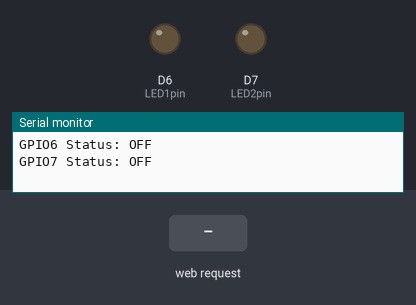
A sketch run on a simulated ESP8266 (NodeMCU). Parts: output pins drawn as LEDs (lit = HIGH), the last lines printed to the serial monitor. Inputs (shaded band) come from the test bench. WiFi joins after 1.5 s; servers stay silent unless stated.

Above: at 3.3 s.
3.4 s: HTTP request GET /led1on received
At 3.8 s:
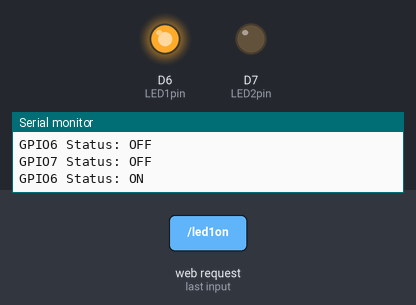
4.9 s: HTTP request GET /led1off received
At 6.1 s:
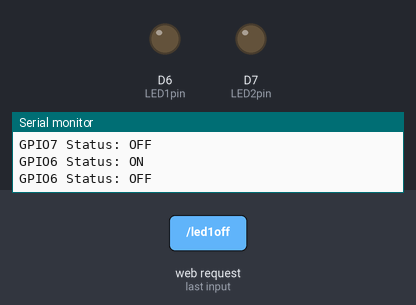
6.4 s: HTTP request GET /led2on received
At 7.3 s:
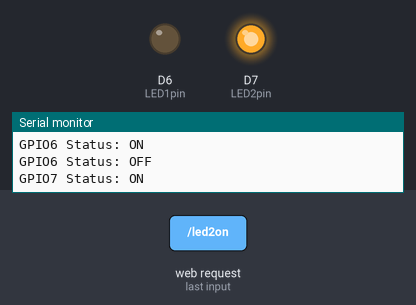
7.9 s: HTTP request GET /led2off received
At 8.4 s:
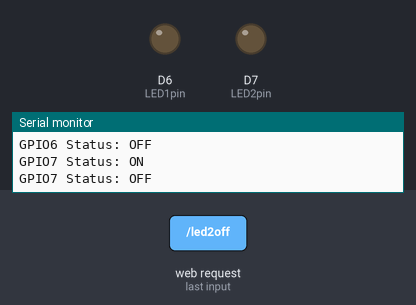
Timing chart, 0 to 10.4 s (numbered marks = the images above; inputs shaded):
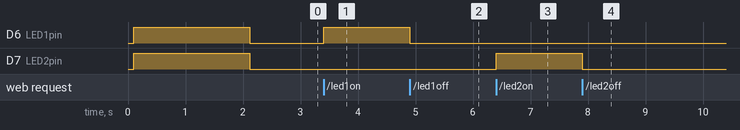

The sketch:

NodeMCUWebServer_00.ino
```cpp
#include <ESP8266WebServer.h>

// Enter WLAN SSID here
const char* ssid = "WIFI Name";
//Enter WLAN Password here
const char* password = "WIFI Password";

// HTTP Web server listen on port "80"
ESP8266WebServer server(80);

// LED on GPIO D6 (Digital Pin)
uint8_t LED1pin = D6;
bool LED1status = LOW;

// LED on GPIO D7 (Digital Pin)
uint8_t LED2pin = D7;
bool LED2status = LOW;

/// <summary>
/// Writes the HTML page to client.
/// </summary>
/// <param name="led1stat">The led1stat.</param>
/// <param name="led2stat">The led2stat.</param>
/// <returns>String.</returns>
String WriteHtmlPageToClient(uint8_t led1stat, uint8_t led2stat)
{
	String responseText = "<!DOCTYPE html> <html>\n";
	responseText += "<head><meta name=\"viewport\" content=\"width=device-width, initial-scale=1.0, user-scalable=no\">\n";
	responseText += "<title>GPIO Control</title>\n";
	responseText += "<style>html { font-family: Helvetica; display: inline-block; margin: 0px auto; text-align: center;}\n";
	responseText += "body{margin-top: 50px;} h1 {color: #444444;margin: 50px auto 30px;} h3 {color: #444444;margin-bottom: 50px;}\n";
	responseText += ".button {display: block;width: 220px;background-color: #1abc9c;border: none;color: white;padding: 13px 30px;text-decoration: none;font-size: 25px;margin: 0px auto 35px;cursor: pointer;border-radius: 4px;}\n";
	responseText += ".button-on {background-color: #1664A0;}\n";
	responseText += ".button-on:active {background-color: #2FA91B;}\n";
	responseText += ".button-off {background-color: #34495e;}\n";
	responseText += ".button-off:active {background-color: #A91B1B;}\n";
	responseText += "p {font-size: 14px;color: #888;margin-bottom: 10px;}\n";
	responseText += "</style>\n";
	responseText += "</head>\n";
	responseText += "<body>\n";
	responseText += "<h1>NodeMCU 1E ESP8266 HTTP Web Server</h1>\n";

	// LED 1 an GPIO (Digital Pin 6)
	if (led1stat)
		responseText += "<p>LED 1 on pin D6 <br />Status: ON</p><a class=\"button button-off\" href=\"/led1off\">Switch OFF</a>\n";
	else
		responseText += "<p>LED 1 on pin D6<br />Status: OFF</p><a class=\"button button-on\" href=\"/led1on\">Switch ON</a>\n";

	// LED 2 an GPIO (Digital Pin 7)
	if (led2stat)
		responseText += "<p>LED 2on pin D7<br />Status: ON</p><a class=\"button button-off\" href=\"/led2off\">Switch OFF</a>\n";
	else
		responseText += "<p>LED 2on pin D7<br />Status: OFF</p><a class=\"button button-on\" href=\"/led2on\">Switch ON</a>\n";

	responseText += "</body>\n";
	responseText += "</html>\n";
	return responseText;
}

/// <summary>
/// Handles the client connect event.
/// </summary>
void handle_OnConnect()
{
	LED1status = LOW;
	LED2status = LOW;
	Serial.println("GPIO6 Status: OFF | GPIO7 Status: OFF");
	server.send(200, "text/html", WriteHtmlPageToClient(LED1status, LED2status));
}

/// <summary>
/// Handles the LED 1 ON event.
/// </summary>
void handle_led1on()
{
	LED1status = HIGH;
	Serial.println("GPIO6 Status: ON");
	server.send(200, "text/html", WriteHtmlPageToClient(true, LED2status));
}

/// <summary>
/// Handles the LED 1 OFF event.
/// </summary>
void handle_led1off()
{
	LED1status = LOW;
	Serial.println("GPIO6 Status: OFF");
	server.send(200, "text/html", WriteHtmlPageToClient(false, LED2status));
}

/// <summary>
/// Handles the LED 2 ON event.
/// </summary>
void handle_led2on()
{
	LED2status = HIGH;
	Serial.println("GPIO7 Status: ON");
	server.send(200, "text/html", WriteHtmlPageToClient(LED1status, true));
}

/// <summary>
/// Handles the LED 2 OFF event.
/// </summary>
void handle_led2off()
{
	LED2status = LOW;
	Serial.println("GPIO7 Status: OFF");
	server.send(200, "text/html", WriteHtmlPageToClient(LED1status, false));
}

/// <summary>
/// Handles the 404 page not found.
/// </summary>
void handle_NotFound()
{
	server.send(404, "text/plain", "404, you've reached the end of the landfill.<br /><br />When in doubt - Panic!");
}

/// <summary>
/// Setup the controller.
/// </summary>
void setup()
{
	Serial.begin(115200);
	delay(100);
	pinMode(LED1pin, OUTPUT);
	pinMode(LED2pin, OUTPUT);

	digitalWrite(LED1pin, HIGH);
	digitalWrite(LED2pin, HIGH);

	Serial.println();
	Serial.print("Connecting to ");
	Serial.println(ssid);

	// Connect to your local wi-fi network
	WiFi.begin(ssid, password);

	// Check if wi-fi is connected to wi-fi network
	while (WiFi.status() != WL_CONNECTED) {
		delay(1000);
		Serial.print("-");
	}
	Serial.println("");
	Serial.println("WiFi is connected successfully!");
	Serial.print("Server IP: ");  Serial.println(WiFi.localIP());

	// Add for all "recognized" uris and event handler
	// The event handler is called when on of these
	// "pages" are requested by client HTTP request
	// "/" is HTTP site root (like "typing www.lalaland.de" in a web browser)
	server.on("/", handle_OnConnect);
	server.on("/led1on", handle_led1on);
	server.on("/led1off", handle_led1off);
	server.on("/led2on", handle_led2on);
	server.on("/led2off", handle_led2off);

	// Redirect all other unknown uris over the border
	server.onNotFound(handle_NotFound);

	server.begin();
	Serial.println("HTTP server is now started and waiting for requests.");
	Serial.print("You can now connect via typing: ");
	Serial.print(WiFi.localIP());
	Serial.println(" in your web browser.");

	handle_led1off();
	handle_led2off();
}
/// <summary>
/// Do this again until end of days or power off.
/// </summary>
void loop()
{
	// Handle incoming client HTTP requests (e.g. from a web browser)
	// and updates
	server.handleClient();

	// Apply then the states from client request to hardware

	// Update LED 1
	if (LED1status)
		digitalWrite(LED1pin, HIGH);
	else
		digitalWrite(LED1pin, LOW);

	// Update LED 2
	if (LED2status)
		digitalWrite(LED2pin, HIGH);
	else
		digitalWrite(LED2pin, LOW);
}
```

Measured:
- after the input at 3.4 s, D6 (LED1pin): LOW → HIGH at once
- after the input at 4.9 s, D6 (LED1pin): HIGH → LOW at once
- after the input at 6.4 s, D7 (LED2pin): LOW → HIGH at once
- after the input at 7.9 s, D7 (LED2pin): HIGH → LOW at once
